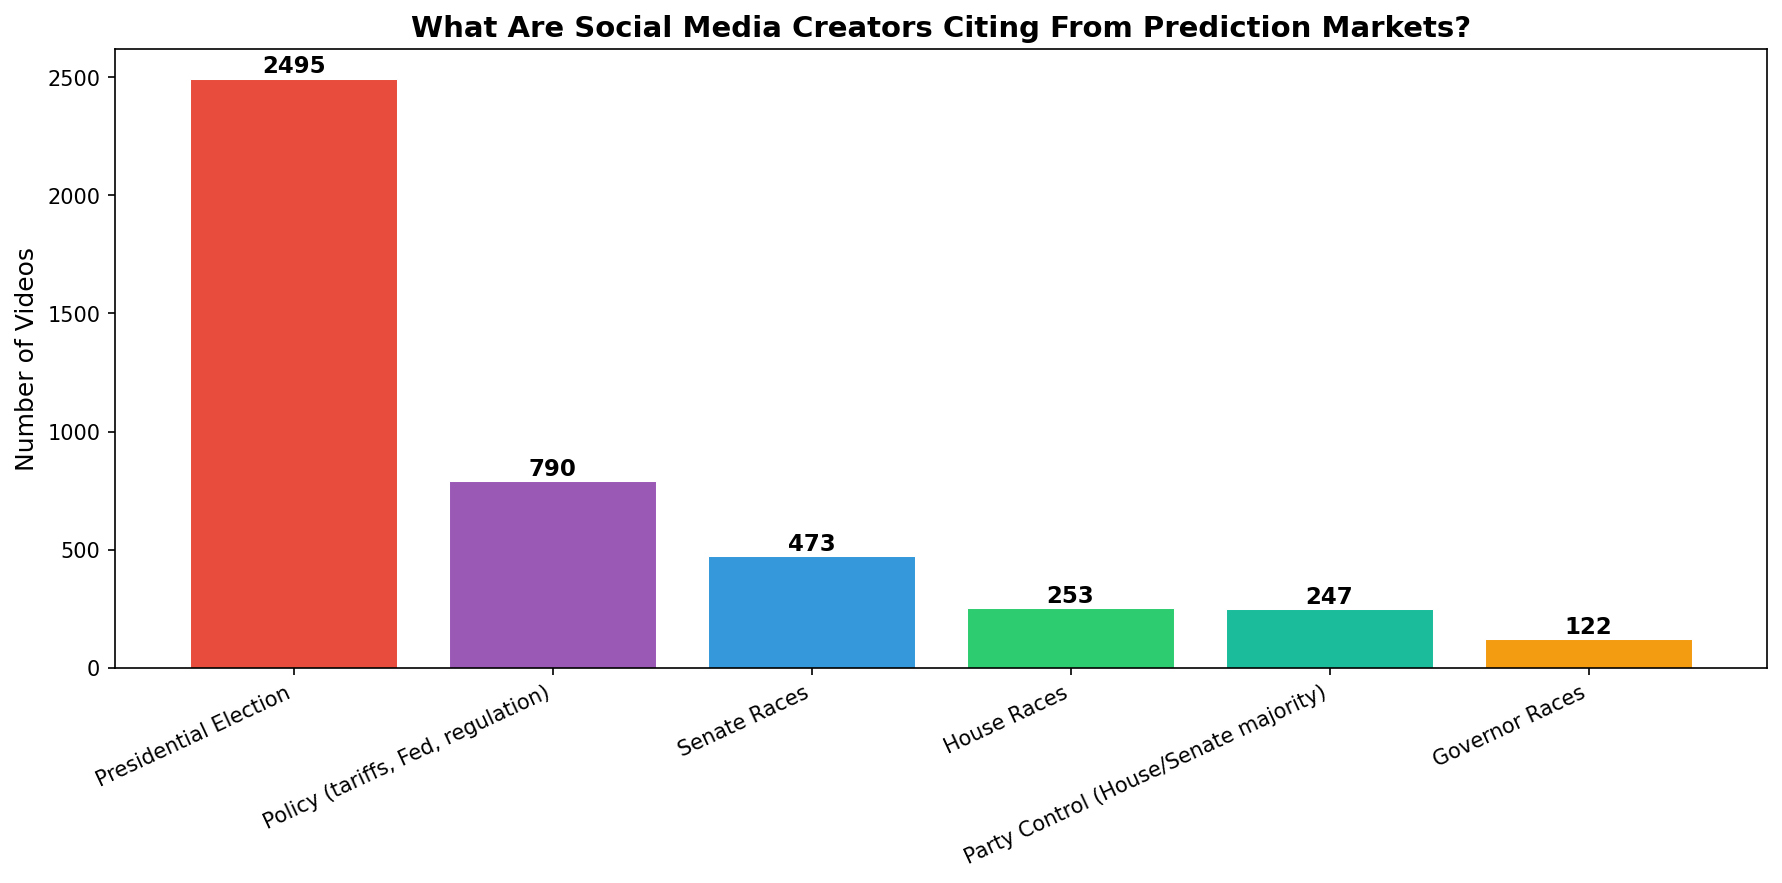

Source code (Python):
"""
Replication script for: What Are Social Media Creators Citing From Prediction Markets?

Generates a bar chart showing the distribution of race/contract types referenced
across TikTok + YouTube prediction market videos.

Output: social_media_creators_citing_prediction_markets.png (in this folder)

Usage:
    python replication/social_media_creators_citing_prediction_markets/social_media_creators_citing_prediction_markets.py
"""

import csv
import io
import json
import sys
from collections import Counter
from pathlib import Path

import matplotlib
matplotlib.use("Agg")
import matplotlib.pyplot as plt

if sys.stdout.encoding != "utf-8":
    sys.stdout = io.TextIOWrapper(sys.stdout.buffer, encoding="utf-8", errors="replace")

csv.field_size_limit(10_000_000)

SCRIPT_DIR = Path(__file__).resolve().parent
BASE_DIR = SCRIPT_DIR.parent.parent
OUTPUT_DIR = SCRIPT_DIR
OUTPUT_DIR.mkdir(exist_ok=True)

# TikTok data
TT_DATA_DIR = BASE_DIR / "tiktok" / "data"
TT_CSV = TT_DATA_DIR / "tiktok_platform_filtered.csv"
TT_CONTRACT = TT_DATA_DIR / "contract_extraction_progress.json"

# YouTube data
YT_DATA_DIR = BASE_DIR / "youtube" / "data"
YT_CSV = YT_DATA_DIR / "youtube_platform_filtered.csv"
YT_CONTRACT_FILES = [
    YT_DATA_DIR / "contract_extraction_progress.json",
    YT_DATA_DIR / "contract_extraction_progress_2.json",
    YT_DATA_DIR / "contract_extraction_progress_3.json",
]

COLORS = {
    "presidential": "#e74c3c",
    "senate": "#3498db",
    "house": "#2ecc71",
    "governor": "#f39c12",
    "policy": "#9b59b6",
    "party_control": "#1abc9c",
    "other": "#95a5a6",
}

RACE_LABELS = {
    "presidential": "Presidential Election",
    "senate": "Senate Races",
    "house": "House Races",
    "governor": "Governor Races",
    "policy": "Policy (tariffs, Fed, regulation)",
    "party_control": "Party Control (House/Senate majority)",
    "other": "Novelty / Other",
}

POLITICAL_RACE_TYPES = ["presidential", "senate", "house", "governor", "policy", "party_control"]


def safe_int(val, default=0):
    try:
        return int(val)
    except (ValueError, TypeError):
        return default


def load_data():
    """Load videos and contract extraction data from both platforms."""
    videos = {}
    contracts = {}

    # TikTok videos
    with open(TT_CSV, encoding="utf-8") as f:
        for row in csv.DictReader(f):
            if row.get("_topic", "").upper() == "YES":
                pid = row["post_id"]
                videos[pid] = {"source": "tiktok"}

    # TikTok contracts
    if TT_CONTRACT.exists():
        with open(TT_CONTRACT, encoding="utf-8") as f:
            tt_contracts = json.load(f)
            for vid, data in tt_contracts.items():
                if "_error" not in data and "error" not in data.get("race_types", []):
                    contracts[vid] = data

    # YouTube videos
    with open(YT_CSV, encoding="utf-8") as f:
        for row in csv.DictReader(f):
            if row.get("_topic", "").upper() == "YES":
                vid = row["video_id"]
                videos[vid] = {"source": "youtube"}

    # YouTube contracts
    for yt_file in YT_CONTRACT_FILES:
        if yt_file.exists():
            with open(yt_file, encoding="utf-8") as f:
                yt_contracts = json.load(f)
                for vid, data in yt_contracts.items():
                    if vid not in contracts and "_error" not in data and "error" not in data.get("race_types", []):
                        contracts[vid] = data

    n_tt = sum(1 for v in contracts if v in videos and videos[v]["source"] == "tiktok")
    n_yt = sum(1 for v in contracts if v in videos and videos[v]["source"] == "youtube")
    print(f"Contract extractions: {len(contracts)} (TikTok: {n_tt}, YouTube: {n_yt})")
    return videos, contracts


def chart_race_types(contracts, videos):
    """Generate race type distribution bar chart."""
    counter = Counter()
    for data in contracts.values():
        for rt in data.get("race_types", []):
            if rt in POLITICAL_RACE_TYPES:
                counter[rt] += 1

    sorted_items = counter.most_common()
    raw_labels = [x[0] for x in sorted_items]
    values = [x[1] for x in sorted_items]
    display_labels = [RACE_LABELS.get(l, l) for l in raw_labels]
    colors = [COLORS.get(l, "#95a5a6") for l in raw_labels]

    fig, ax = plt.subplots(figsize=(12, 6))
    bars = ax.bar(range(len(display_labels)), values, color=colors, edgecolor="white", linewidth=0.5)
    ax.set_xticks(range(len(display_labels)))
    ax.set_xticklabels(display_labels, rotation=25, ha="right", fontsize=10)
    ax.set_title("What Are Social Media Creators Citing From Prediction Markets?",
                 fontsize=14, fontweight="bold")
    ax.set_ylabel("Number of Videos", fontsize=12)

    for bar, val in zip(bars, values):
        ax.text(bar.get_x() + bar.get_width() / 2, bar.get_height() + 2,
                str(val), ha="center", va="bottom", fontsize=11, fontweight="bold")

    plt.tight_layout()
    path = OUTPUT_DIR / "social_media_creators_citing_prediction_markets.png"
    fig.savefig(path, dpi=150, bbox_inches="tight")
    plt.close()
    print(f"Saved {path}")


if __name__ == "__main__":
    videos, contracts = load_data()
    if not contracts:
        print("ERROR: No contract extraction data found.")
        sys.exit(1)
    chart_race_types(contracts, videos)
